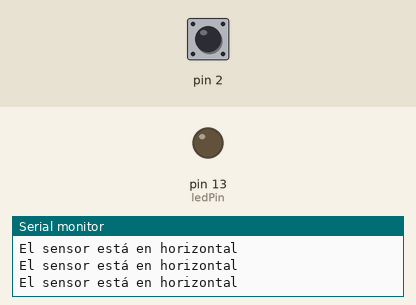
Bench run of a sketch on a simulated Arduino Uno, built with avr-gcc and run on an emulated ATmega328P. Shown: output pins drawn as LEDs (lit = HIGH), the last lines printed to the serial monitor. Dashed ring = blinking. Inputs (shaded band) come from the test bench; at power-on: pin 2 HIGH.

Above: at 1.2 s.
1.3 s: pin 2 pulled LOW for 0.15 s
At 1.4 s:
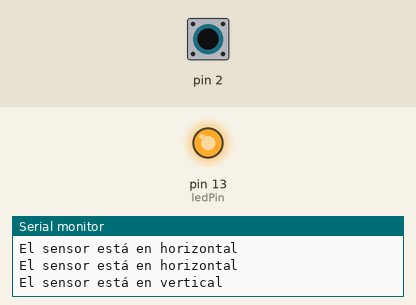
2.9 s: pin 2 pulled LOW for 1 s
At 4.6 s:
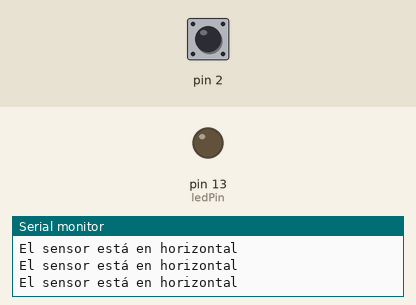
6.9 s: pin 2 pulsed LOW 2 times (0.12 s each, 0.3 s apart)
At 7.28 s:
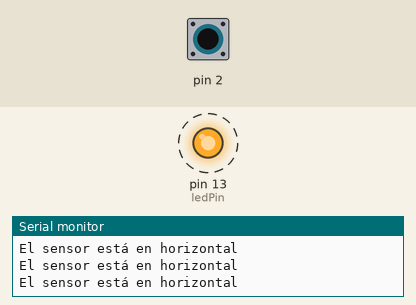
10.5 s: pin 2 driven LOW
At 11.6 s:
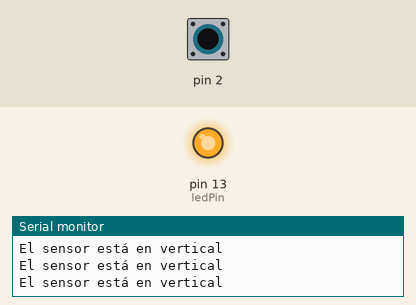
13.5 s: pin 2 driven HIGH
At 14.6 s:
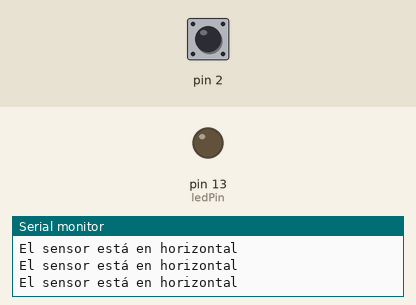
Timing chart, 0 to 16.5 s (numbered marks = the images above; inputs shaded):
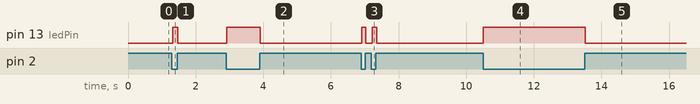

Measured:
- after the input at 1.3 s, pin 13 (ledPin): LOW → HIGH at once, → LOW 0.15 s later
- after the input at 2.9 s, pin 13 (ledPin): LOW → HIGH at once, → LOW 1.0 s later
- after the input at 6.9 s, pin 13 (ledPin): alternates HIGH for 0.12 s and LOW for 0.19 s, 4 changes in all, then stays LOW, starting at once
- after the input at 10.5 s, pin 13 (ledPin): LOW → HIGH at once
- after the input at 13.5 s, pin 13 (ledPin): HIGH → LOW at once

The sketch:

tilt.ino
```cpp
const int ledPin = 13;//the led attach to

void setup()
{
  pinMode(ledPin,OUTPUT);//initialize the ledPin as an output
  pinMode(2,INPUT);
  digitalWrite(2, HIGH);
  Serial.begin(9600);
}
/******************************************/
void loop()
{
  int digitalVal = digitalRead(2);
  if(HIGH == digitalVal)
  {
    digitalWrite(ledPin,LOW);//turn the led off
    Serial.println("El sensor está en horizontal");
  }
  else
  {
    digitalWrite(ledPin,HIGH);//turn the led on
    Serial.println("El sensor está en vertical");
  }
}
```
